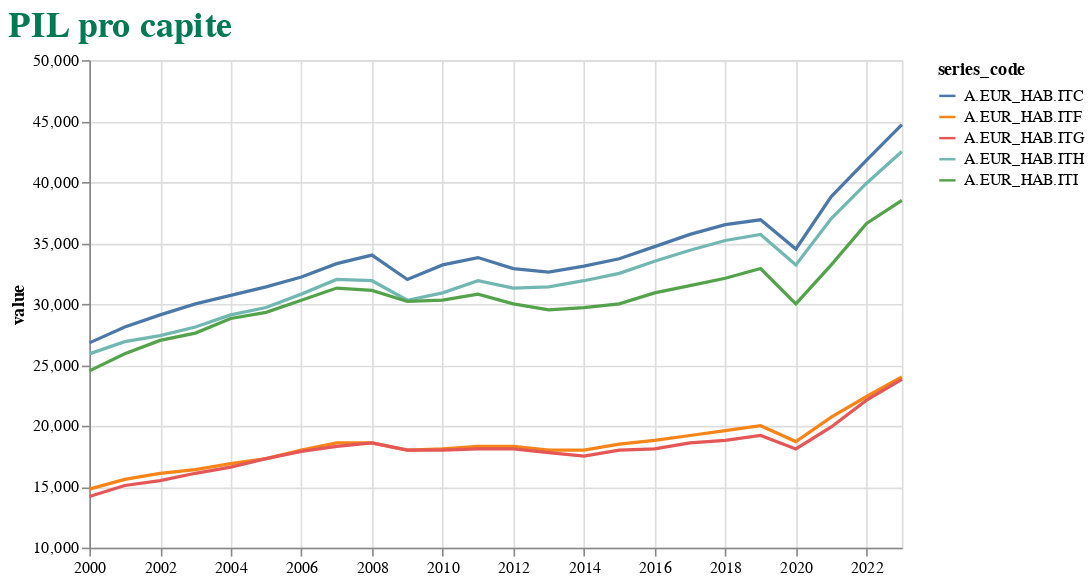

Notebook code for this chart:
### Code cell
chart = Chart(df2.query("period >= '1900'")).mark_line().encode(
    x=alt.X('period:T', title=None, axis=alt.Axis(labelFlush=False)),
    y=Y('value', scale=Scale(zero=False)),
    color='series_code',
).properties(
    width=500, height=300, title='PIL pro capite' 
).configure_title(
    font='Calibri',fontSize=22,anchor='start',     # allinea a sinistra ('start'), centro ('middle'), destra ('end')
    color='#007a53'
)
chart
